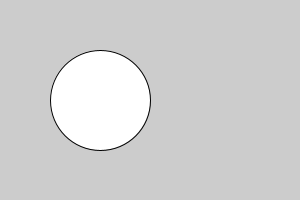
Frame 1 (no input)
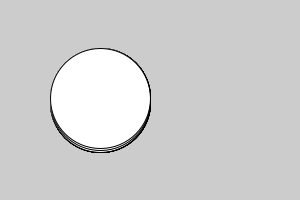
Frame 60 (the mouse pressed at the canvas centre just before this capture)
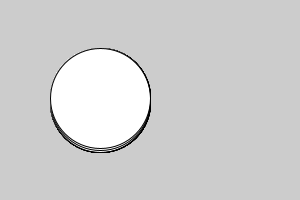
Frame 120 (the mouse held since frame 60 and released just before this capture)

The Processing sketch that drew these frames (run headless with seeded random() and noise(); from frame 60 on, the mouse is pressed at the canvas centre):

// Processing sketch: Bolen_som_stustas_horisontelt
// ── Bolen_som_stustas_horisontelt.pde
float width = 100;
float height = 100;
float y = 100;
float x = 100;
float hastighet = 2;
void setup()
{
  size(300,200);
}
void draw()
{
  ellipse(x,y, width,height);
  y = y + hastighet;
  {
  }
  if(y > 100)
  {
    hastighet=-hastighet;
  
  }
  if(y<100)
{
  hastighet=+2;
}
}
